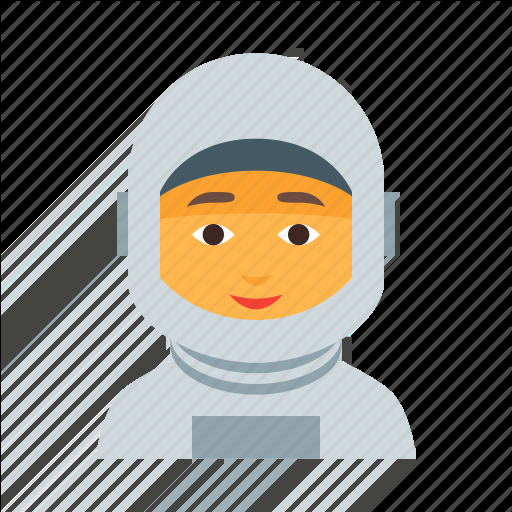
#> input picture src/Jobsheet 3/spaceGrl.png, 512 x 512 px, given in place of female.tiff, which was not available
$ jupyter execute --allow-errors Week5.ipynb   (text cells are left out)
#> lines starting #> are read from the running program, lines starting #| are printed output that depends on the picture; after the words box and inside, x2 and y2 are one past the last pixel; in counts of white or black regions, pixels touching at a corner belong together; pictures that were not available may be replaced by others from this repository, and a replacement may not be noted
[cell 1]
from google.colab import drive

drive.mount('/content/drive')

[cell 2]
import cv2 as cv
from google.colab.patches import cv2_imshow
from skimage import io
import matplotlib.pyplot as plt
import numpy as np

img = cv.imread('/content/drive/MyDrive/Semester 6/female.tiff')
#> img is the input picture: shape (512, 512, 3); mean B, G, R 102, 110.1, 112.9
image = cv.cvtColor(img,cv.COLOR_BGR2RGB)
plt.imshow(image)

[cell 3]
#Tugas 1

original = cv.cvtColor(image,cv.COLOR_BGR2RGB)
gamma_image = np.zeros(original.shape, original.dtype)

print(' Gamma Correction pada citra ')
print('----------------------------------')
try:
  gamma = int(input('Masukkan nilai Gamma: '))
#> the answer given: 3
except ValueError:
  print('Error, not a number')

for y in range(original.shape[0]):
  for x in range(original.shape[1]):
    for c in range(original.shape[2]):
     gamma_image[y,x,c] = np.clip(255 * pow(original[y,x,c]/255,(1/gamma)), 0, 255);
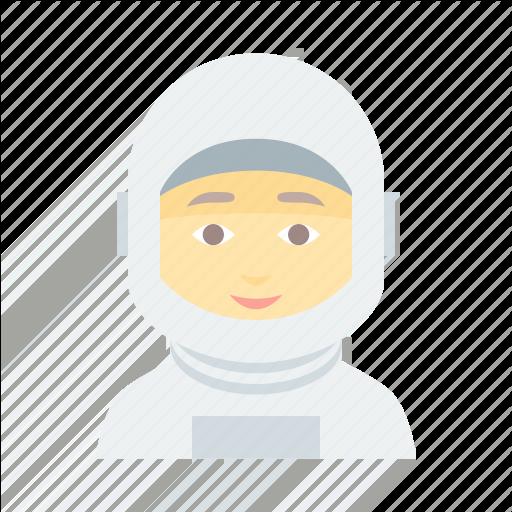
#> gamma_image: shape (512, 512, 3); mean B, G, R 146.1, 151.6, 152.4


final_frame = cv.hconcat((original, gamma_image))
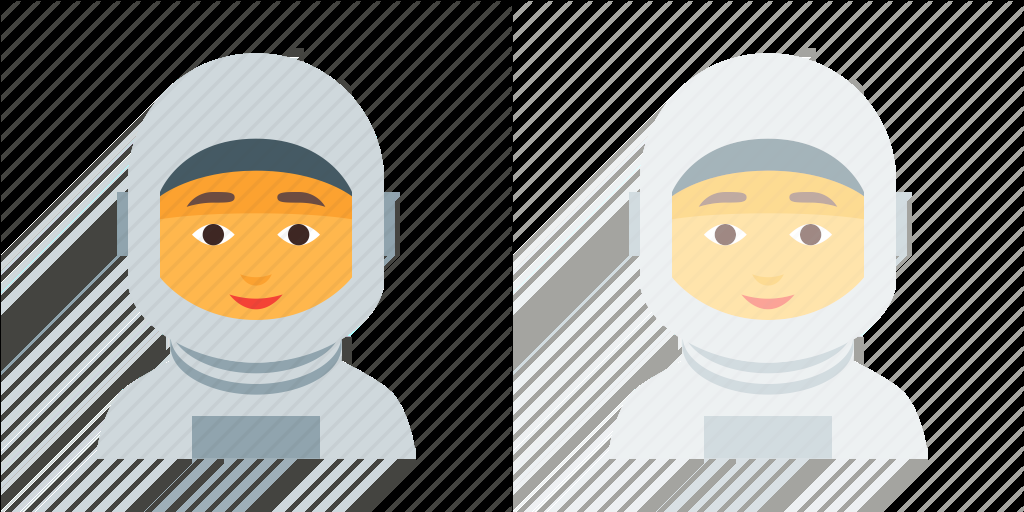
#> final_frame: shape (512, 1024, 3); mean B, G, R 124, 130.9, 132.7
cv2_imshow(final_frame)

[cell 4]
original = cv.cvtColor(image,cv.COLOR_BGR2RGB)
gamma_image = np.zeros(original.shape, original.dtype)

print(' Gamma Correction pada citra ')
print('----------------------------------')
try:
  bd = float(input('Masukkan nilai bit depth: '))
#> the answer given: 3
except ValueError:
  print('Error, not a number')
bit=2**bd
level = 255/(bit-1)
for y in range(original.shape[0]):
  for x in range(original.shape[1]):
    for c in range(original.shape[2]):
     gamma_image[y,x,c] = np.clip(round(original[y,x,c]/level)*level, 0, 255);

final_frame = cv.hconcat((original, gamma_image))
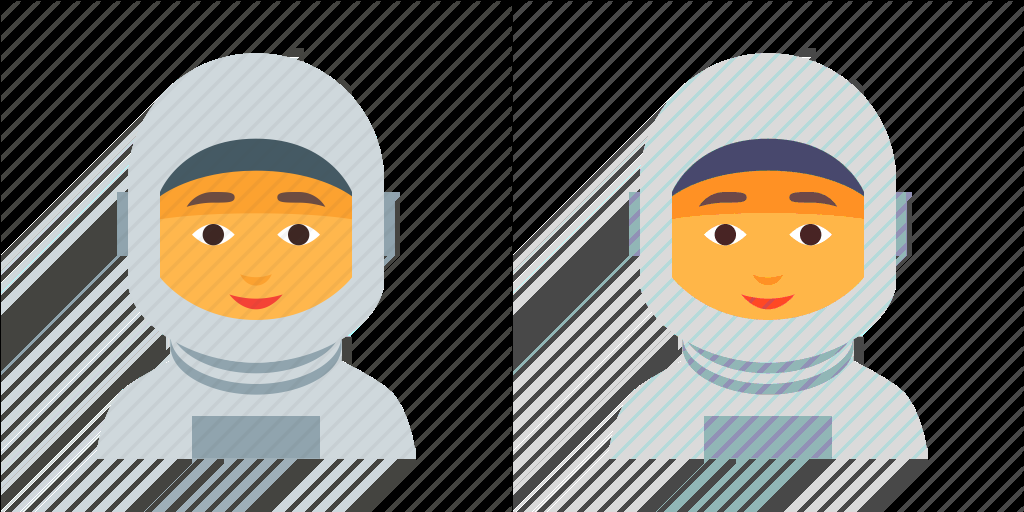
#> final_frame: shape (512, 1024, 3); mean B, G, R 102.9, 111.1, 114.5
cv2_imshow(final_frame)

[cell 5]
#Tugas 3

import glob
from matplotlib import pyplot as plt
import cv2 as cv
from math import log10, sqrt

print(' Average Denoising')
print('----------------------------------')
try:
  total = int(input('Masukkan total gambar: '))
#> the answer given: 3
except ValueError:
  print('Error, not a number')
cv_img = []
for img in glob.glob('/content/drive/MyDrive/Semester 6/noises/*.jpg'):
  n= cv.imread(img)
  cv_img.append(n)
img1 = cv.imread('/content/drive/MyDrive/Semester 6/galaxy.jpg')
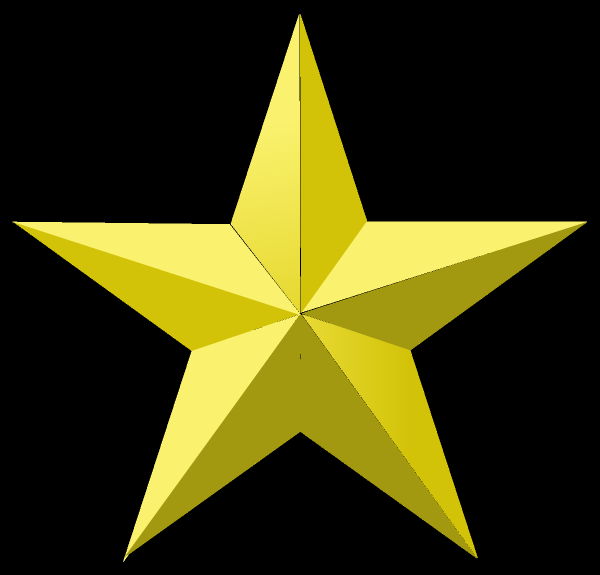
#> input picture src/Jobsheet 3/star.png, 1200 x 1149 px, given in place of galaxy.jpg, which was not available (shown at 1/2 size)
#> img1 is the input picture: shape (1149, 1200, 3); mean B, G, R 14.7, 59.3, 62.4
#> (the rest of this cell did not finish here and is left out)

[cell 6]
# Tugas 4

import cv2 as cv
from google.colab.patches import cv2_imshow
from skimage import io
import matplotlib.pyplot as plt
import numpy as np

img = cv.imread('/content/drive/MyDrive/Semester 6/teeth.jpg')
mask = np.zeros(img.shape, dtype=np.uint8)
mask = cv.rectangle(mask,pt1=(320,595),pt2=(800,1025),color=(255,255,255),thickness=-1)
result = img & mask
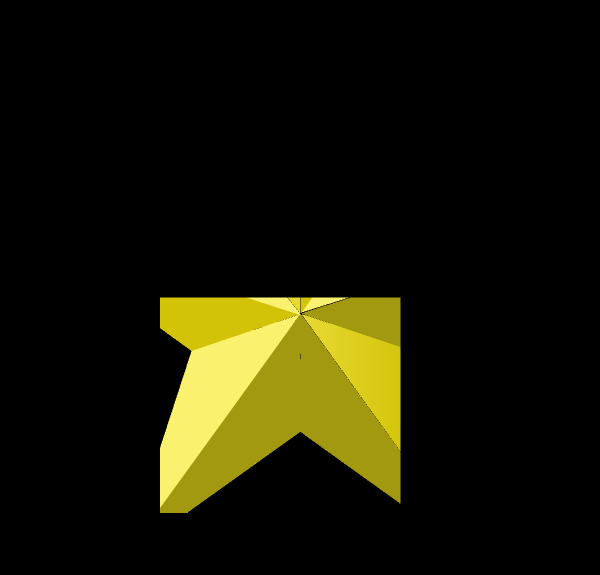
#> result: shape (1149, 1200, 3) (shown at 1/2 size); mean B, G, R 4.6, 21.9, 23.1

mask1 = cv.rectangle(mask,pt1=(405,5),pt2=(850,455),color=(255,255,255),thickness=-1)
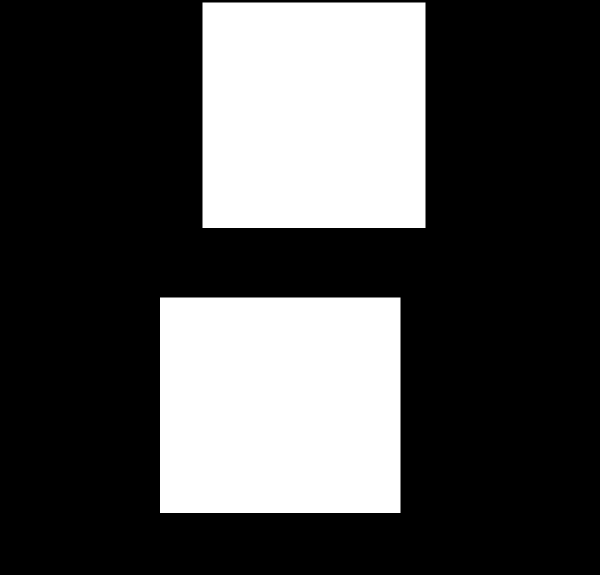
#> mask: shape (1149, 1200, 3) (shown at 1/2 size); 29.6% white; 2 white regions, box (x1, y1, x2, y2) and area: (320, 595, 801, 1026) 207311, (405, 5, 851, 456) 201146
result = img & mask1
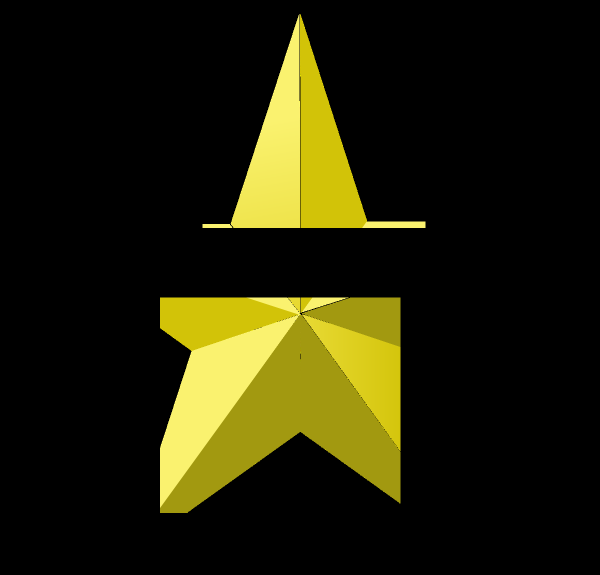
#> result: shape (1149, 1200, 3) (shown at 1/2 size); mean B, G, R 7, 31.7, 33.4

final_frame = cv.hconcat((img, mask, result))
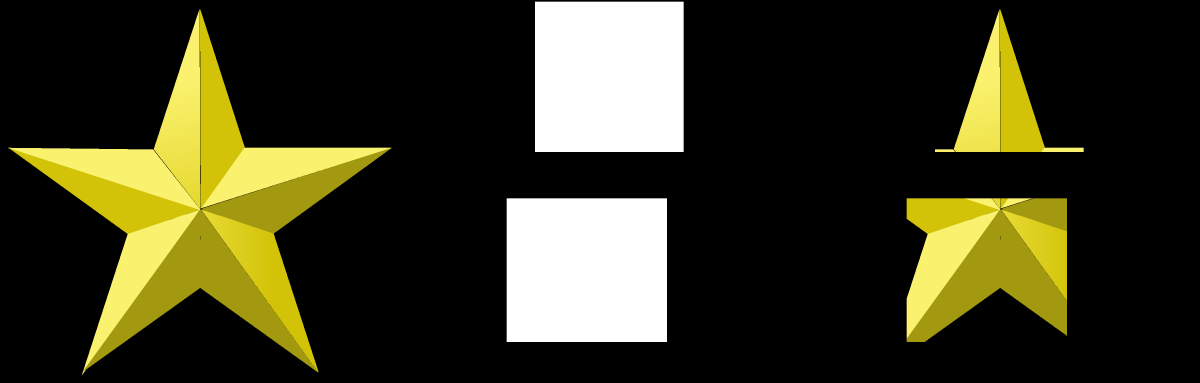
#> final_frame: shape (1149, 3600, 3) (shown at 1/3 size); mean B, G, R 32.4, 55.5, 57.1
cv2_imshow(final_frame)
